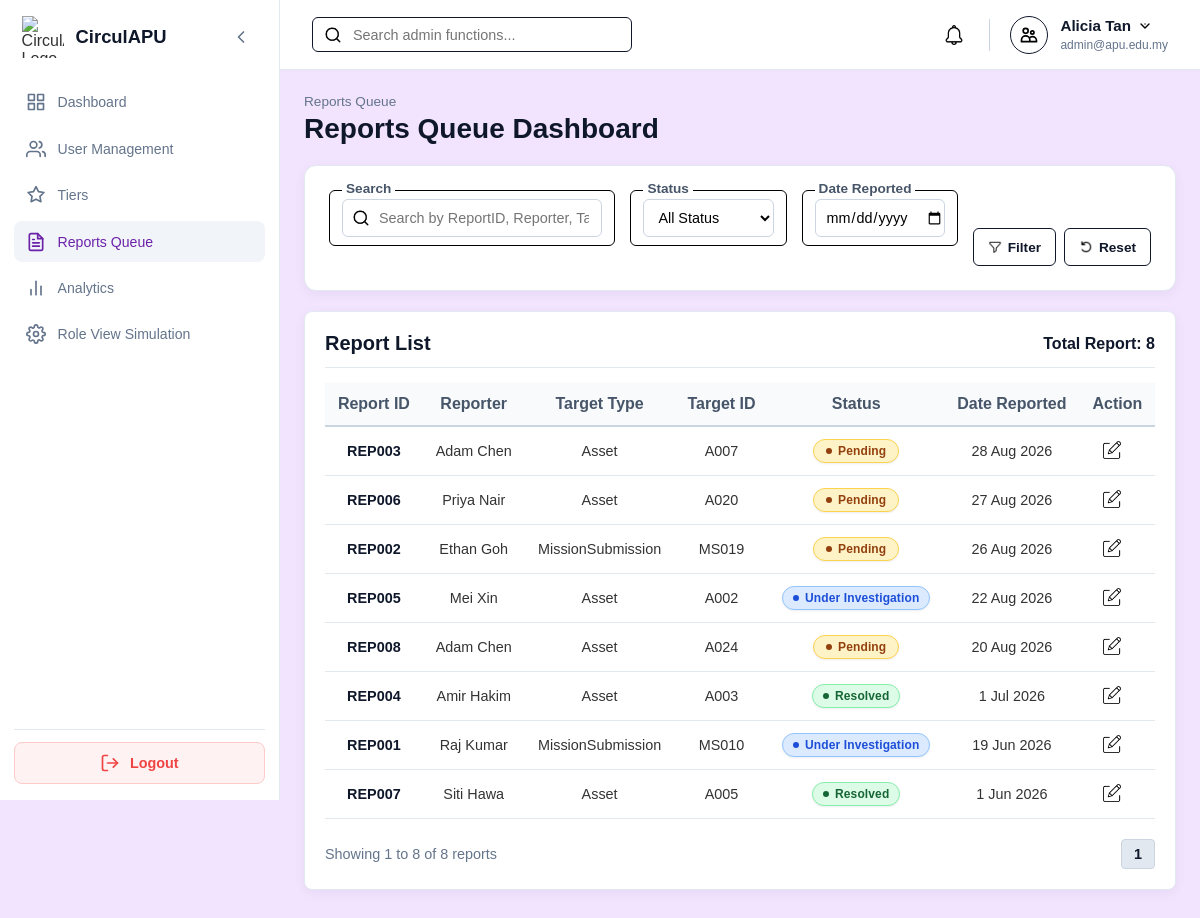
The app's page /Admin/reports_queue.php (signed in) with its own data.
### tables this page shows
CREATE TABLE `report` (
  `reportID` varchar(10) NOT NULL,
  `reporterID` varchar(10) NOT NULL,
  `verificationID` varchar(10) DEFAULT NULL,
  `reason` varchar(255) NOT NULL,
  `evidenceImage` varchar(255) DEFAULT NULL,
  `status` enum('Pending','Under Investigation','Resolved') NOT NULL DEFAULT 'Pending',
  `timeCreated` timestamp NOT NULL DEFAULT current_timestamp()
);

CREATE TABLE `user` (
  `userID` varchar(10) NOT NULL,
  `name` varchar(100) NOT NULL,
  `email` varchar(100) NOT NULL,
  `password` varchar(255) NOT NULL,
  `role` enum('Member','Auditor','Manager','Admin') NOT NULL DEFAULT 'Member',
  `status` enum('Active','Suspended','Deleted') NOT NULL DEFAULT 'Active',
  `ecopoint` int(11) NOT NULL DEFAULT 0,
  `dateCreated` timestamp NOT NULL DEFAULT current_timestamp()
);

CREATE TABLE `verificationrecords` (
  `verificationID` varchar(10) NOT NULL,
  `userID` varchar(10) NOT NULL,
  `verifiedBy` varchar(10) DEFAULT NULL,
  `targetID` varchar(10) NOT NULL,
  `targetType` varchar(50) NOT NULL,
  `status` enum('Pending','Approved','Rejected') NOT NULL,
  `remarks` varchar(255) DEFAULT NULL,
  `verifiedDate` timestamp NULL DEFAULT NULL
);

### Admin/reports_queue.php (the view, shortened to what this page needs)
<?php
require_once '../db.php';
$search = trim($_GET['search'] ?? '');
$status_filter = trim($_GET['status'] ?? '');
$date_filter = $_GET['date_reported'] ?? '';
if (!in_array($status_filter, ['Pending', 'Resolved'], true)) $status_filter = '';
$limit = 8;
$page = isset($_GET['page']) ? (int)$_GET['page'] : 1;
$sql = "SELECT r.*, u.name AS reporterName, v.targetType, v.targetID
        FROM report r
        LEFT JOIN user u ON r.reporterID = u.userID
        LEFT JOIN verificationrecords v ON r.verificationID = v.verificationID
        WHERE 1=1";
$count_sql = "SELECT COUNT(*) as total
              FROM report r
              LEFT JOIN user u ON r.reporterID = u.userID
              LEFT JOIN verificationrecords v ON r.verificationID = v.verificationID
              WHERE 1=1";
$params = [];
$types = "";
$stmt_count = $conn->prepare($count_sql);
$stmt_count->execute();
$total_reports = $stmt_count->get_result()->fetch_assoc()['total'];
$total_pages = max(1, ceil($total_reports / $limit));
$page = min($page, $total_pages);
$offset = ($page - 1) * $limit;
$sql .= " ORDER BY r.timeCreated DESC LIMIT ? OFFSET ?";
$params[] = $limit;
$params[] = $offset;
$types .= "ii";
$stmt = $conn->prepare($sql);
if (!empty($params)) {
    $stmt->bind_param($types, ...$params);
}
$stmt->execute();
$reports_result = $stmt->get_result();
function reportQueueUrl(int $target_page): string {
    global $search, $status_filter, $date_filter;
    $query = array_filter([
        'page' => $target_page,
        'search' => $search,
        'status' => $status_filter,
        'date_reported' => $date_filter
    ], static fn($value) => $value !== '');
    return '?' . http_build_query($query);
}
?>
<!DOCTYPE html>
<html lang="en">
<head>
    <link rel="stylesheet" href="../style.css">
    <link rel="stylesheet" href="admin_style.css">
</head>
<body class="role-admin">
    <div class="dashboard-container">
        <?php include '../sidebar.php'; ?>
        <div class="main-content">
            <?php include '../header.php'; ?>
            <main class="page-body">
                <div class="admin-page-header">
                    <div>
                        <p class="breadcrumb">Reports Queue</p>
                        <h1 class="header-title">Reports Queue Dashboard</h1>
                    </div>
                </div>
                <div class="content-card admin-filter-card">
                    <form method="GET" action="reports_queue.php" class="admin-filter-form">
                        <div class="field-box field-box-search">
                            <label>Search</label>
                            <div class="input-wrapper">
                                <img src="../assets/icons/search.png" alt="Search" class="search-icon">
                                <input type="text" name="search" class="filter-input" placeholder="Search by ReportID, Reporter, Target..." value="<?php echo htmlspecialchars($search); ?>">
                            </div>
                        </div>
                        <div class="field-box field-box-select">
                            <label>Status</label>
                            <select name="status" class="filter-select">
                                <option value="">All Status</option>
                            </select>
                        </div>
                        <div class="field-box field-box-date">
                            <label>Date Reported</label>
                            <input type="date" name="date_reported" class="filter-input filter-date-input" value="<?php echo htmlspecialchars($date_filter); ?>">
                        </div>
                        <div class="admin-filter-actions">
                            <button type="submit" class="btn-filter-submit">
                                <img src="../assets/icons/filter.png" alt="Filter"> Filter
                            </button>
                            <a href="reports_queue.php" class="btn-filter-reset">
                                <img src="../assets/icons/reset.png" alt="Reset"> Reset
                            </a>
                        </div>
                    </form>
                </div>
                <div class="content-card admin-table-card">
                    <div class="table-header-bar">
                        <h2>Report List</h2>
                        <span class="total-count">Total Report: <?php echo $total_reports; ?></span>
                    </div>
                    <table class="admin-user-table">
                        <thead>
                            <tr>
                                <th>Report ID</th>
                                <th>Reporter</th>
                                <th>Target Type</th>
                                <th>Target ID</th>
                                <th>Status</th>
                                <th>Date Reported</th>
                                <th>Action</th>
                            </tr>
                        </thead>
                        <tbody>
                            <?php if ($reports_result->num_rows > 0): ?>
                                <?php while ($report = $reports_result->fetch_assoc()): ?>
                                    <tr>
                                        <td class="col-userid"><?php echo htmlspecialchars($report['reportID']); ?></td>
                                        <td><?php echo htmlspecialchars($report['reporterName'] ?: 'Unknown User'); ?></td>
                                        <td><?php echo htmlspecialchars($report['targetType'] ?: '-'); ?></td>
                                        <td><?php echo htmlspecialchars($report['targetID'] ?: '-'); ?></td>
                                        <td>
                                            <span class="status-badge <?php echo strtolower(str_replace(' ', '-', $report['status'])); ?>">
                                                <?php echo htmlspecialchars($report['status']); ?>
                                            </span>
                                        </td>
                                        <td><?php echo date('j M Y', strtotime($report['timeCreated'])); ?></td>
                                        <td>
                                            <a href="admin_report_details.php?id=<?php echo urlencode($report['reportID']); ?>" title="Edit / Process Report" class="action-icon edit-icon">
                                                <img src="../assets/icons/edit.png" alt="Edit">
                                            </a>
                                        </td>
                                    </tr>
                                <?php endwhile; ?>
                            <?php else: ?>
                                <tr>
                                    <td colspan="7" class="table-empty-msg">No reports found matching your search criteria.</td>
                                </tr>
                            <?php endif; ?>
                        </tbody>
                    </table>
                    <div class="admin-pagination-footer">
                        <span class="pagination-info">
                            Showing <?php echo ($total_reports > 0) ? $offset + 1 : 0; ?> to <?php echo min($offset + $limit, $total_reports); ?> of <?php echo $total_reports; ?> reports
                        </span>
                        <div class="pagination-controls">
                            <?php for ($i = max(1, $page - 2); $i <= min($total_pages, $page + 2); $i++): ?>
                                <a href="<?php echo htmlspecialchars(reportQueueUrl($i)); ?>" class="pagination-btn <?php echo $page == $i ? 'active' : ''; ?>"><?php echo $i; ?></a>
                            <?php endfor; ?>
                        </div>
                    </div>
                </div>
            </main>
        </div>
    </div>
</body>
</html>

### Admin/admin_style.css (style rules this page uses)
.admin-page-header { display: flex; justify-content: space-between; align-items: center; margin-bottom: 20px; }
.admin-page-header .breadcrumb { margin: 0; color: #64748b; font-size: 0.85rem; }
.admin-page-header .header-title { margin: 4px 0 0 0; font-size: 1.75rem; color: #0f172a; }
.admin-filter-card { margin-bottom: 20px; }
.admin-filter-form { display: flex; gap: 15px; align-items: flex-end; flex-wrap: wrap; }
.admin-filter-form .field-box label { display: block; font-size: 0.85rem; font-weight: 600; color: #475569; margin-bottom: 5px; }
.admin-filter-form .input-wrapper { position: relative; width: 100%; }
.admin-filter-form .input-wrapper .search-icon { position: absolute; left: 10px; top: 10px; width: 18px; height: 18px; object-fit: contain; }
.admin-filter-form .filter-input { padding-left: 36px; width: 100%; height: 38px; border: 1px solid #cbd5e1; border-radius: 6px; box-sizing: border-box; font-size: 0.9rem; }
.admin-filter-form .filter-select { width: 100%; height: 38px; border: 1px solid #cbd5e1; border-radius: 6px; padding: 0 10px; background: #ffffff; font-size: 0.9rem; }
.admin-filter-actions { display: flex; gap: 8px; }
.btn-filter-submit, .btn-filter-reset, .btn-save-changes, .btn-back, .btn-clear-form, .btn-report-action, .btn-launch-sim { display: inline-flex; align-items: center; justify-content: center; background: #ffffff; border: 1px solid #0f172a; border-radius: 6px; color: #0f172a; font-weight: 600; text-decoration: none; box-sizing: border-box; cursor: pointer; transition: background 0.2s ease; }
.btn-filter-submit, .btn-filter-reset { height: 38px; padding: 0 14px; gap: 6px; font-size: 0.85rem; }
.btn-filter-submit img, .btn-filter-reset img { width: 14px; height: 14px; object-fit: contain; }
.admin-table-card { background: #ffffff; padding: 20px; border-radius: 8px; border: 1px solid #e2e8f0; }
.table-header-bar { display: flex; justify-content: space-between; align-items: center; border-bottom: 1px solid #e2e8f0; padding-bottom: 12px; margin-bottom: 15px; }
.table-header-bar h2 { margin: 0; font-size: 1.25rem; color: #0f172a; }
.table-header-bar .total-count { font-weight: 700; color: #0f172a; }
.admin-user-table { width: 100%; border-collapse: collapse; text-align: center; }
.admin-user-table thead tr { background-color: #f8fafc; border-bottom: 2px solid #cbd5e1; }
.admin-user-table th { padding: 12px; color: #475569; font-weight: 600; }
.admin-user-table tbody tr { border-bottom: 1px solid #e2e8f0; }
.admin-user-table td { padding: 12px; font-size: 0.9rem; }
.admin-user-table .col-userid { font-weight: bold; color: #0f172a; }
.admin-user-table .action-icon { color: #64748b; display: inline-block; transition: transform 0.2s ease, opacity 0.2s ease; }
.admin-user-table .action-icon.edit-icon { margin-right: 10px; }
.admin-user-table .action-icon img { width: 18px; height: 18px; object-fit: contain; }
.admin-pagination-footer { display: flex; justify-content: space-between; align-items: center; margin-top: 20px; font-size: 0.9rem; }
.admin-pagination-footer .pagination-info { color: #64748b; }
.admin-pagination-footer .pagination-controls { display: flex; gap: 4px; }
.admin-pagination-footer .pagination-btn { padding: 6px 12px; border: 1px solid #cbd5e1; background: #ffffff; color: #0f172a; text-decoration: none; border-radius: 4px; font-weight: normal; }
.admin-pagination-footer .pagination-btn.active { background: #e2e8f0; font-weight: bold; }
.field-box-search { flex: 2; min-width: 240px; }
.field-box-select, .field-box-date { flex: 1; min-width: 140px; }
.filter-date-input { padding-left: 10px !important; }
.role-admin .status-badge { gap: 6px; min-width: 86px; letter-spacing: 0.01em; vertical-align: middle; box-shadow: 0 1px 2px rgba(15, 23, 42, 0.08); }
.role-admin .status-badge::before { content: ""; width: 6px; height: 6px; flex: 0 0 6px; border-radius: 50%; background-color: currentColor; }

### records on screen
report: reportID "REP003", reporterID.name "Adam Chen", verificationID.targetType "Asset", verificationID.targetID "A007", status "Pending", timeCreated "28 Aug 2026"
report: reportID "REP006", reporterID.name "Priya Nair", verificationID.targetType "Asset", verificationID.targetID "A020", status "Pending", timeCreated "27 Aug 2026"
report: reportID "REP002", reporterID.name "Ethan Goh", verificationID.targetType "MissionSubmission", verificationID.targetID "MS019", status "Pending", timeCreated "26 Aug 2026"
report: reportID "REP005", reporterID.name "Mei Xin", verificationID.targetType "Asset", verificationID.targetID "A002", status "Under Investigation", timeCreated "22 Aug 2026"
report: reportID "REP008", reporterID.name "Adam Chen", verificationID.targetType "Asset", verificationID.targetID "A024", status "Pending", timeCreated "20 Aug 2026"
report: reportID "REP004", reporterID.name "Amir Hakim", verificationID.targetType "Asset", verificationID.targetID "A003", status "Resolved", timeCreated "1 Jul 2026"
report: reportID "REP001", reporterID.name "Raj Kumar", verificationID.targetType "MissionSubmission", verificationID.targetID "MS010", status "Under Investigation", timeCreated "19 Jun 2026"
report: reportID "REP007", reporterID.name "Siti Hawa", verificationID.targetType "Asset", verificationID.targetID "A005", status "Resolved", timeCreated "1 Jun 2026"

### other values on screen
$user_name "Alicia Tan"
$user_email "admin@apu.edu.my"
$total_reports "8"
$offset + 1 "1"
min($offset + $limit, $total_reports) "8"
